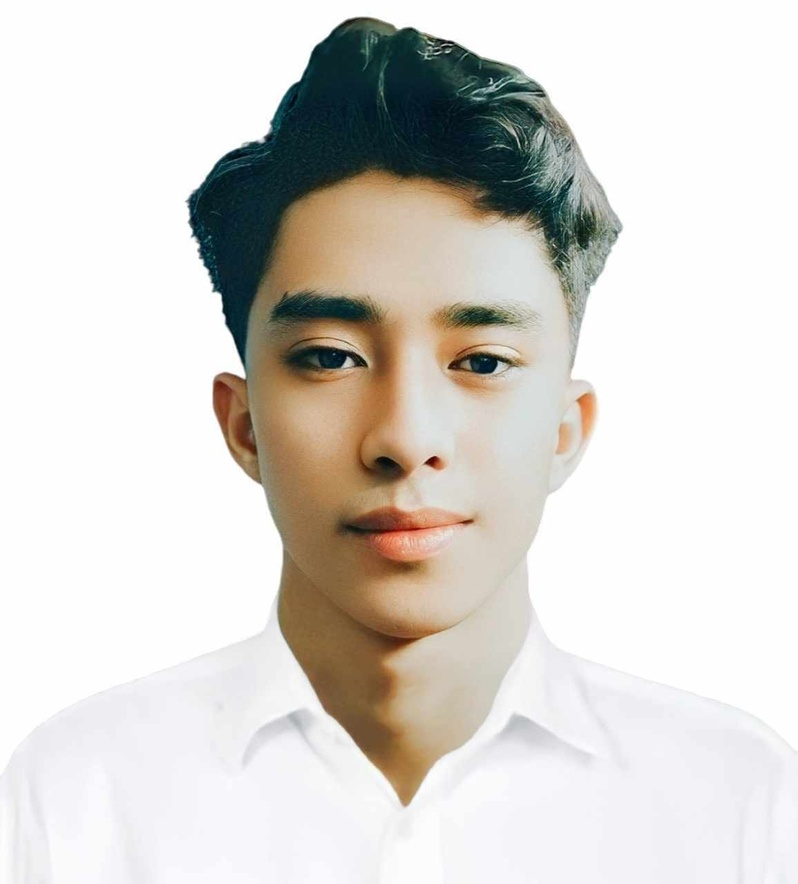
#> input picture Feature-Extraction-Machine-Problem-3/images/original_image1.jpg, 798 x 884 px, shrunk from 1155 x 1280 before the run, found by its file name
$ jupyter execute image_alignment.ipynb
#> lines starting #> are read from the running program, lines starting #| are printed output that depends on the picture
#***Image Alignment Using Homography***

[cell 1]
# Import necessary libraries
import cv2
import numpy as np
import matplotlib.pyplot as plt

# Load the images
image1 = cv2.imread('original_image1.jpg')  # Reference image
#> image1 is the input picture: shape (884, 798, 3); mean B, G, R 208.6, 213.3, 216.5
image2 = cv2.imread('original_image2.jpg')  # Image to align
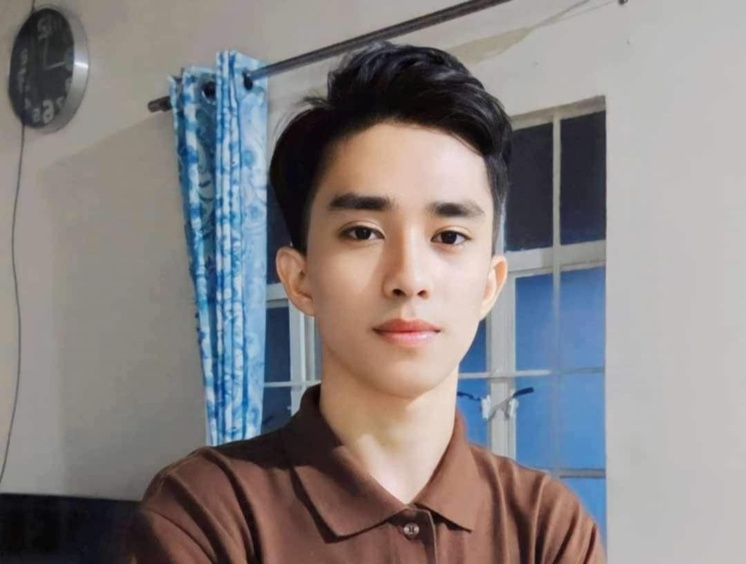
#> input picture Feature-Extraction-Machine-Problem-3/images/original_image2.jpg, 746 x 564 px, shrunk from 1080 x 817 before the run, found by its file name
#> image2 is the input picture: shape (564, 746, 3); mean B, G, R 131.6, 131.1, 136.2

# Convert both images to grayscale
gray_image1 = cv2.cvtColor(image1, cv2.COLOR_BGR2GRAY)
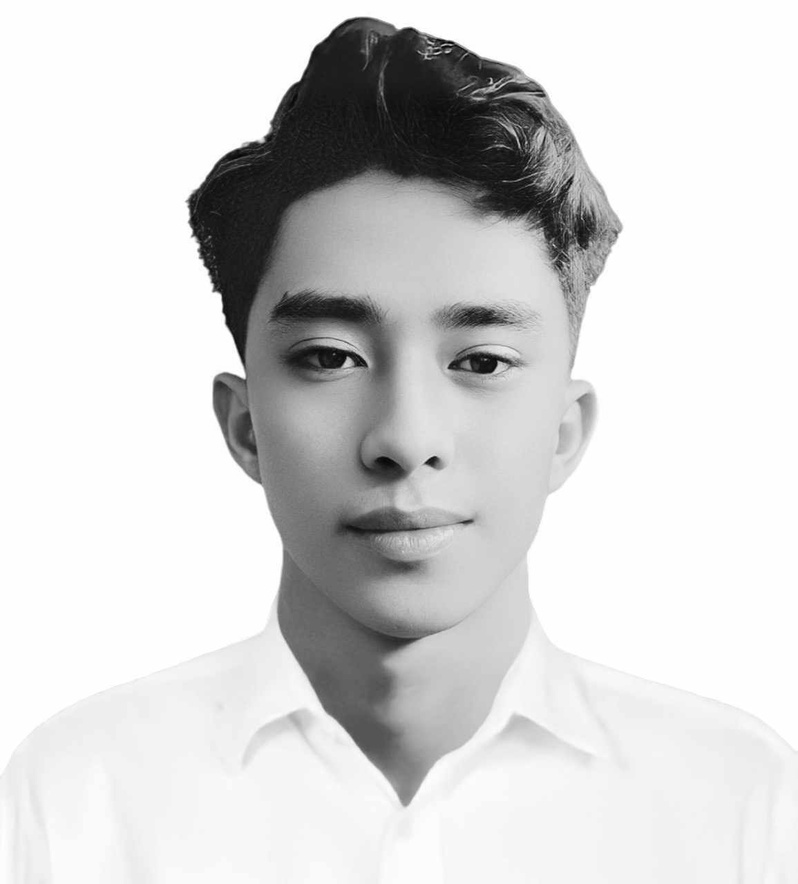
#> gray_image1: shape (884, 798); min 0, max 255, mean 213.8
gray_image2 = cv2.cvtColor(image2, cv2.COLOR_BGR2GRAY)
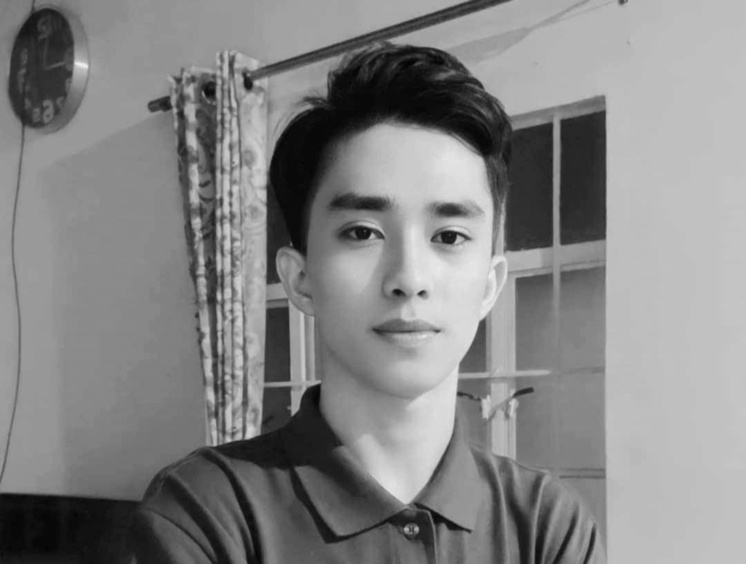
#> gray_image2: shape (564, 746); min 2, max 239, mean 132.7

# Initialize SIFT detector
sift = cv2.SIFT_create()

# Detect keypoints and descriptors for both images
keypoints1, descriptors1 = sift.detectAndCompute(gray_image1, None)
#> keypoints1 = 507 keypoints; strongest (x, y, size): (433, 462, 7.9), (239, 216, 74.7), (485, 363, 16.7), (447, 52, 2.1)
keypoints2, descriptors2 = sift.detectAndCompute(gray_image2, None)
#> keypoints2 = 837 keypoints; strongest (x, y, size): (448, 237, 11.5), (422, 293, 4.9), (415, 165, 60.4), (552, 180, 86.5)

# FLANN Matcher
FLANN_INDEX_KDTREE = 1
index_params = dict(algorithm=FLANN_INDEX_KDTREE, trees=5)
search_params = dict(checks=50)  # or pass empty dictionary

flann = cv2.FlannBasedMatcher(index_params, search_params)
matches_flann = flann.knnMatch(descriptors1, descriptors2, k=2)
#> matches_flann = 507 matches

# Apply ratio test to filter good matches
good_matches_flann = []
for m, n in matches_flann:
    if m.distance < 0.75 * n.distance:
        good_matches_flann.append(m)
#> after the loop, good_matches_flann = 23 matches

# Extract the matched keypoints' coordinates
points1 = np.zeros((len(good_matches_flann), 2), dtype=np.float32)
#> points1 = 23 rows, first 8: [0, 0], [0, 0], [0, 0], [0, 0], [0, 0], [0, 0], [0, 0], [0, 0]
points2 = np.zeros((len(good_matches_flann), 2), dtype=np.float32)
#> points2 has the same summary as points1

for i, match in enumerate(good_matches_flann):
    points1[i, :] = keypoints1[match.queryIdx].pt
    points2[i, :] = keypoints2[match.trainIdx].pt
#> this loop made 23 passes
#> after the loop, points1 = 23 rows, first 8: [199.6, 275.8], [201.5, 275.9], [246.9, 375.3], [285.4, 638.3], [328.4, 284.5], [337.1, 336.1], [348.4, 361.8], [351.2, 311.9]; points2 = 23 rows, first 8: [335.2, 41.83], [335.2, 41.83], [296.4, 413.9], [604.1, 276.3], [363.9, 189.5], [369.3, 220.4], [372.2, 235.6], [374.7, 204.3]

# Compute the homography matrix
H, mask = cv2.findHomography(points2, points1, cv2.RANSAC)
#> H = [[2.25, 1.32, -636.1], [-0.241, 1.57, 254.8], [-0.000803, 0.00331, 1]]; mask = 23 values, max 1 at index 0, min 0 at index 2, mean 0.348

# Warp image2 to align with image1 using the homography matrix
height, width, channels = image1.shape
#> height = 884; width = 798; channels = 3
aligned_image = cv2.warpPerspective(image2, H, (width, height))
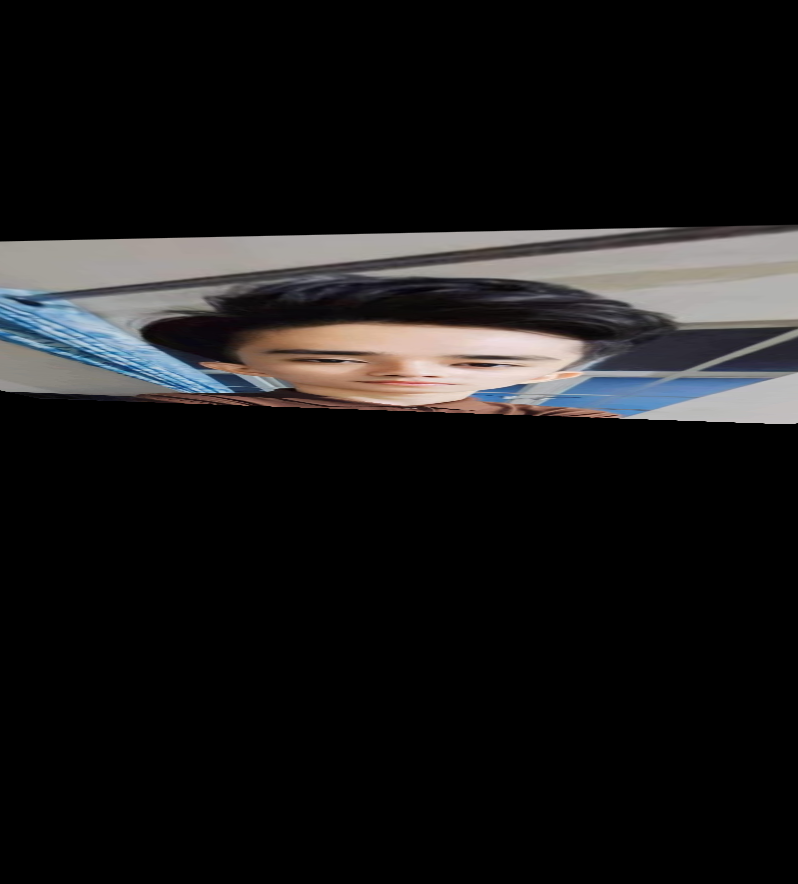
#> aligned_image: shape (884, 798, 3); mean B, G, R 24.2, 24, 24.8

# Display the original image and the aligned image
plt.figure(figsize=(15, 10))

# Show the original reference image
plt.subplot(1, 2, 1)
plt.imshow(cv2.cvtColor(image1, cv2.COLOR_BGR2RGB))
plt.title('Original Image 1')
plt.axis('off')

# Show the aligned image
plt.subplot(1, 2, 2)
plt.imshow(cv2.cvtColor(aligned_image, cv2.COLOR_BGR2RGB))
plt.title('Aligned Image 2')
plt.axis('off')

plt.show()
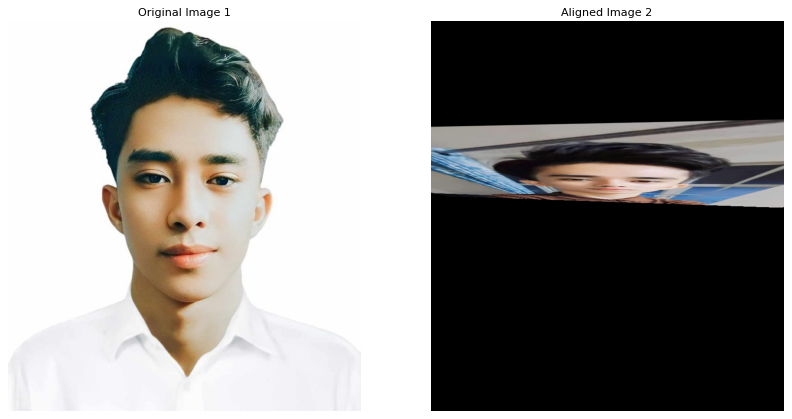
#> figure drawn by matplotlib, 2 panels

# Save the aligned image
cv2.imwrite('aligned_image.jpg', aligned_image)

# Save the warped image (aligned image is the warped image)
cv2.imwrite('warped_image.jpg', aligned_image)  # The warped image is the same as aligned_image
#> Out = True
